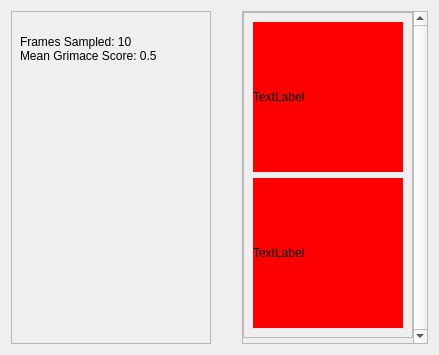
<?xml version="1.0" encoding="UTF-8"?>
<ui version="4.0">
 <class>GGrimaceResults</class>
 <widget class="QWidget" name="GGrimaceResults">
  <property name="geometry">
   <rect>
    <x>0</x>
    <y>0</y>
    <width>439</width>
    <height>355</height>
   </rect>
  </property>
  <property name="sizePolicy">
   <sizepolicy hsizetype="Preferred" vsizetype="Preferred">
    <horstretch>0</horstretch>
    <verstretch>0</verstretch>
   </sizepolicy>
  </property>
  <property name="minimumSize">
   <size>
    <width>430</width>
    <height>0</height>
   </size>
  </property>
  <property name="maximumSize">
   <size>
    <width>600</width>
    <height>16777215</height>
   </size>
  </property>
  <property name="windowTitle">
   <string>Grimace Analysis Results</string>
  </property>
  <property name="windowOpacity">
   <double>1.000000000000000</double>
  </property>
  <layout class="QHBoxLayout" name="horizontalLayout">
   <property name="sizeConstraint">
    <enum>QLayout::SetDefaultConstraint</enum>
   </property>
   <item>
    <widget class="QFrame" name="frm_grimace_stats">
     <property name="sizePolicy">
      <sizepolicy hsizetype="Fixed" vsizetype="Preferred">
       <horstretch>0</horstretch>
       <verstretch>0</verstretch>
      </sizepolicy>
     </property>
     <property name="minimumSize">
      <size>
       <width>200</width>
       <height>0</height>
      </size>
     </property>
     <property name="maximumSize">
      <size>
       <width>200</width>
       <height>16777215</height>
      </size>
     </property>
     <property name="frameShape">
      <enum>QFrame::StyledPanel</enum>
     </property>
     <property name="frameShadow">
      <enum>QFrame::Raised</enum>
     </property>
     <layout class="QVBoxLayout" name="verticalLayout">
      <property name="spacing">
       <number>0</number>
      </property>
      <property name="leftMargin">
       <number>8</number>
      </property>
      <property name="topMargin">
       <number>9</number>
      </property>
      <property name="rightMargin">
       <number>9</number>
      </property>
      <property name="bottomMargin">
       <number>9</number>
      </property>
      <item>
       <widget class="QLabel" name="lbl_grimace_legend">
        <property name="maximumSize">
         <size>
          <width>16777215</width>
          <height>191</height>
         </size>
        </property>
        <property name="text">
         <string/>
        </property>
        <property name="scaledContents">
         <bool>true</bool>
        </property>
       </widget>
      </item>
      <item>
       <widget class="QLabel" name="lbl_grimace_stats">
        <property name="styleSheet">
         <string notr="true"/>
        </property>
        <property name="text">
         <string>Frames Sampled: 10  
Mean Grimace Score: 0.5</string>
        </property>
        <property name="textFormat">
         <enum>Qt::MarkdownText</enum>
        </property>
       </widget>
      </item>
      <item>
       <widget class="QFrame" name="frm_gauge_plot">
        <property name="sizePolicy">
         <sizepolicy hsizetype="Preferred" vsizetype="Fixed">
          <horstretch>0</horstretch>
          <verstretch>0</verstretch>
         </sizepolicy>
        </property>
        <property name="minimumSize">
         <size>
          <width>0</width>
          <height>40</height>
         </size>
        </property>
        <property name="maximumSize">
         <size>
          <width>16777215</width>
          <height>40</height>
         </size>
        </property>
        <property name="frameShape">
         <enum>QFrame::NoFrame</enum>
        </property>
        <property name="frameShadow">
         <enum>QFrame::Plain</enum>
        </property>
        <layout class="QVBoxLayout" name="verticalLayout_4">
         <property name="spacing">
          <number>0</number>
         </property>
         <property name="leftMargin">
          <number>0</number>
         </property>
         <property name="topMargin">
          <number>0</number>
         </property>
         <property name="rightMargin">
          <number>0</number>
         </property>
         <property name="bottomMargin">
          <number>0</number>
         </property>
        </layout>
       </widget>
      </item>
      <item>
       <spacer name="verticalSpacer_2">
        <property name="orientation">
         <enum>Qt::Vertical</enum>
        </property>
        <property name="sizeHint" stdset="0">
         <size>
          <width>20</width>
          <height>40</height>
         </size>
        </property>
       </spacer>
      </item>
     </layout>
    </widget>
   </item>
   <item>
    <spacer name="horizontalSpacer">
     <property name="orientation">
      <enum>Qt::Horizontal</enum>
     </property>
     <property name="sizeHint" stdset="0">
      <size>
       <width>0</width>
       <height>0</height>
      </size>
     </property>
    </spacer>
   </item>
   <item>
    <widget class="QScrollArea" name="scrollArea">
     <property name="sizePolicy">
      <sizepolicy hsizetype="Maximum" vsizetype="Expanding">
       <horstretch>0</horstretch>
       <verstretch>0</verstretch>
      </sizepolicy>
     </property>
     <property name="minimumSize">
      <size>
       <width>0</width>
       <height>0</height>
      </size>
     </property>
     <property name="maximumSize">
      <size>
       <width>16777215</width>
       <height>16777215</height>
      </size>
     </property>
     <property name="styleSheet">
      <string notr="true"/>
     </property>
     <property name="verticalScrollBarPolicy">
      <enum>Qt::ScrollBarAlwaysOn</enum>
     </property>
     <property name="horizontalScrollBarPolicy">
      <enum>Qt::ScrollBarAlwaysOff</enum>
     </property>
     <property name="sizeAdjustPolicy">
      <enum>QAbstractScrollArea::AdjustToContents</enum>
     </property>
     <property name="widgetResizable">
      <bool>true</bool>
     </property>
     <widget class="QWidget" name="scrollAreaWidgetContents">
      <property name="geometry">
       <rect>
        <x>0</x>
        <y>0</y>
        <width>188</width>
        <height>335</height>
       </rect>
      </property>
      <property name="sizePolicy">
       <sizepolicy hsizetype="Preferred" vsizetype="Preferred">
        <horstretch>0</horstretch>
        <verstretch>0</verstretch>
       </sizepolicy>
      </property>
      <property name="maximumSize">
       <size>
        <width>16777215</width>
        <height>16777215</height>
       </size>
      </property>
      <layout class="QVBoxLayout" name="verticalLayout_2" stretch="0,0">
       <property name="sizeConstraint">
        <enum>QLayout::SetDefaultConstraint</enum>
       </property>
       <property name="leftMargin">
        <number>0</number>
       </property>
       <property name="topMargin">
        <number>0</number>
       </property>
       <property name="rightMargin">
        <number>0</number>
       </property>
       <property name="bottomMargin">
        <number>0</number>
       </property>
       <item>
        <widget class="QFrame" name="frm_grimace_images">
         <property name="frameShape">
          <enum>QFrame::StyledPanel</enum>
         </property>
         <property name="frameShadow">
          <enum>QFrame::Raised</enum>
         </property>
         <layout class="QVBoxLayout" name="verticalLayout_3">
          <property name="sizeConstraint">
           <enum>QLayout::SetDefaultConstraint</enum>
          </property>
          <item>
           <widget class="QLabel" name="label_2">
            <property name="sizePolicy">
             <sizepolicy hsizetype="Fixed" vsizetype="Fixed">
              <horstretch>0</horstretch>
              <verstretch>0</verstretch>
             </sizepolicy>
            </property>
            <property name="minimumSize">
             <size>
              <width>150</width>
              <height>150</height>
             </size>
            </property>
            <property name="maximumSize">
             <size>
              <width>150</width>
              <height>150</height>
             </size>
            </property>
            <property name="styleSheet">
             <string notr="true">background-color: red</string>
            </property>
            <property name="text">
             <string>TextLabel</string>
            </property>
           </widget>
          </item>
          <item>
           <widget class="QLabel" name="label_3">
            <property name="sizePolicy">
             <sizepolicy hsizetype="Fixed" vsizetype="Fixed">
              <horstretch>0</horstretch>
              <verstretch>0</verstretch>
             </sizepolicy>
            </property>
            <property name="minimumSize">
             <size>
              <width>150</width>
              <height>150</height>
             </size>
            </property>
            <property name="maximumSize">
             <size>
              <width>150</width>
              <height>150</height>
             </size>
            </property>
            <property name="styleSheet">
             <string notr="true">background-color: red</string>
            </property>
            <property name="text">
             <string>TextLabel</string>
            </property>
           </widget>
          </item>
         </layout>
        </widget>
       </item>
       <item>
        <spacer name="verticalSpacer">
         <property name="orientation">
          <enum>Qt::Vertical</enum>
         </property>
         <property name="sizeHint" stdset="0">
          <size>
           <width>20</width>
           <height>40</height>
          </size>
         </property>
        </spacer>
       </item>
      </layout>
     </widget>
    </widget>
   </item>
  </layout>
 </widget>
 <resources/>
 <connections/>
</ui>
